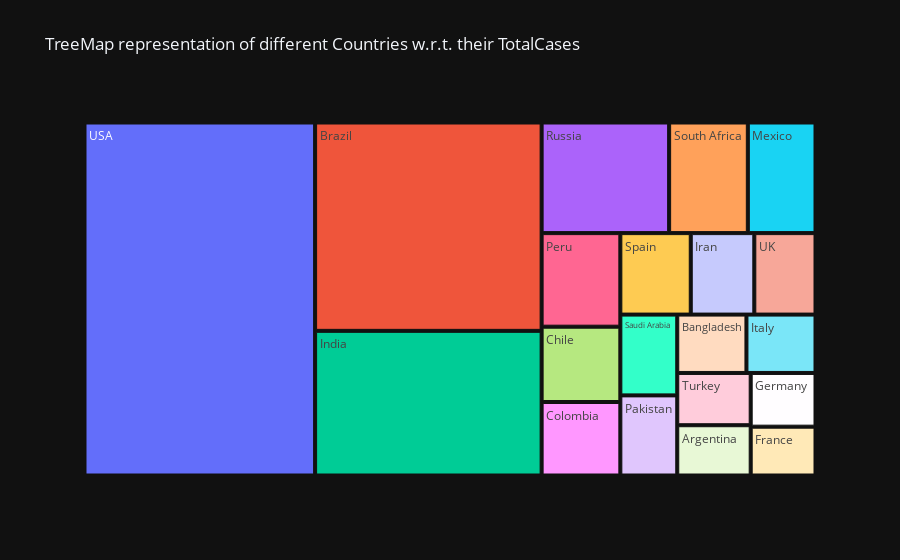
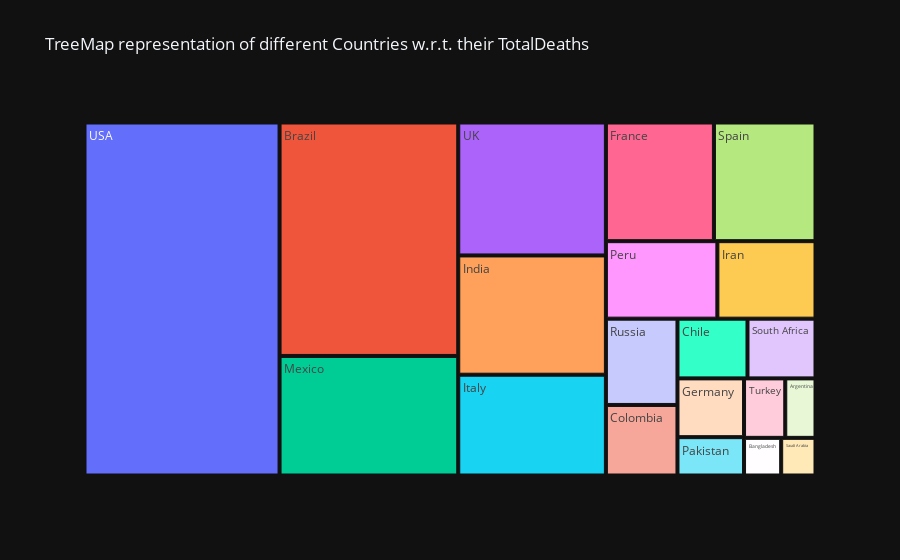
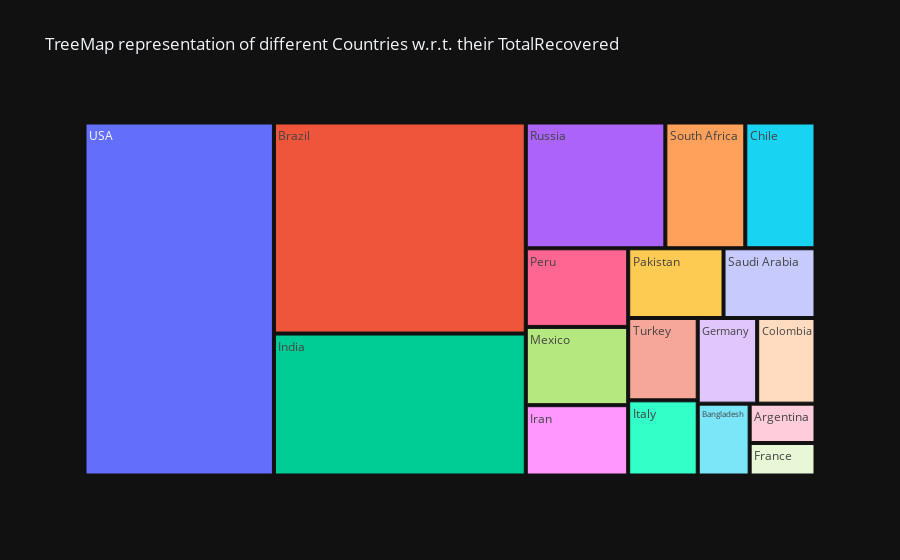
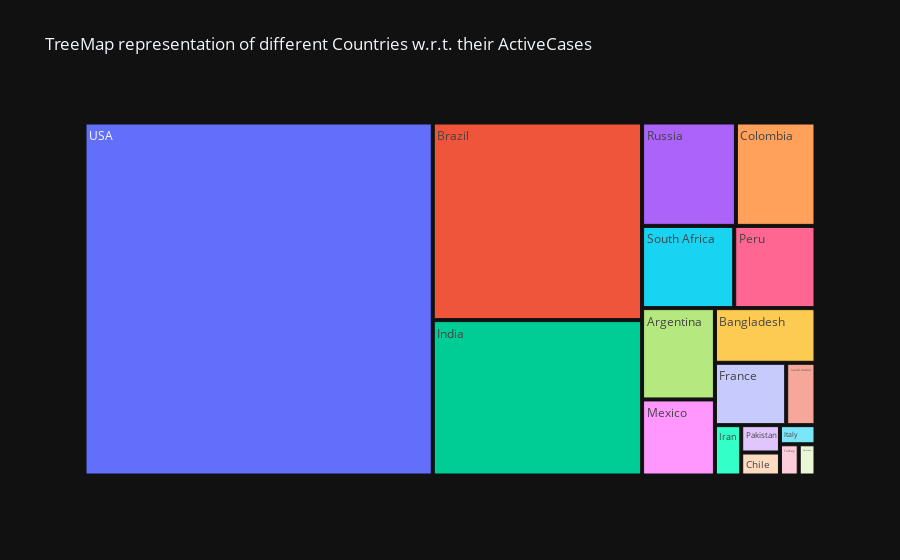

The code cell stored with these charts, in order, in its notebook:
### Code cell
column =['TotalCases','TotalDeaths','TotalRecovered','ActiveCases']
for i in column:
    fig1 = px.treemap(world_data[0:20],values = i,path =['Country/Region'],template="plotly_dark",title="TreeMap representation of different Countries w.r.t. their {}".format(i))
    fig1.show()

### Figure 1 — Plotly figure (JSON) as saved in the notebook; plotly's stock layout.template omitted (floating-point values rounded to 4 significant figures)
{"data": [{"branchvalues": "total", "domain": {"x": [0, 1], "y": [0, 1]}, "hovertemplate": "labels=%{label}<br>TotalCases=%{value}<br>parent=%{parent}<br>id=%{id}<extra></extra>", "ids": ["Argentina", "Bangladesh", "Brazil", "Chile", "Colombia", "France", "Germany", "India", "Iran", "Italy", "Mexico", "Pakistan", "Peru", "Russia", "Saudi Arabia", "South Africa", "Spain", "Turkey", "UK", "USA"], "labels": ["Argentina", "Bangladesh", "Brazil", "Chile", "Colombia", "France", "Germany", "India", "Iran", "Italy", "Mexico", "Pakistan", "Peru", "Russia", "Saudi Arabia", "South Africa", "Spain", "Turkey", "UK", "USA"], "name": "", "parents": ["", "", "", "", "", "", "", "", "", "", "", "", "", "", "", "", "", "", "", ""], "type": "treemap", "values": [228195, 249651, 2917562, 366671, 357710, 195633, 215210, 2025409, 320117, 249204, 462690, 281863, 455409, 871894, 284226, 538184, 354530, 237265, 308134, 5032179]}], "layout": {"legend": {"tracegroupgap": 0}, "title": {"text": "TreeMap representation of different Countries w.r.t. their TotalCases"}}}

### Figure 2 — Plotly figure (JSON) as saved in the notebook; plotly's stock layout.template omitted (floating-point values rounded to 4 significant figures)
{"data": [{"branchvalues": "total", "domain": {"x": [0, 1], "y": [0, 1]}, "hovertemplate": "labels=%{label}<br>TotalDeaths=%{value}<br>parent=%{parent}<br>id=%{id}<extra></extra>", "ids": ["Argentina", "Bangladesh", "Brazil", "Chile", "Colombia", "France", "Germany", "India", "Iran", "Italy", "Mexico", "Pakistan", "Peru", "Russia", "Saudi Arabia", "South Africa", "Spain", "Turkey", "UK", "USA"], "labels": ["Argentina", "Bangladesh", "Brazil", "Chile", "Colombia", "France", "Germany", "India", "Iran", "Italy", "Mexico", "Pakistan", "Peru", "Russia", "Saudi Arabia", "South Africa", "Spain", "Turkey", "UK", "USA"], "name": "", "parents": ["", "", "", "", "", "", "", "", "", "", "", "", "", "", "", "", "", "", "", ""], "type": "treemap", "values": [4251, 3306, 98644, 9889, 11939, 30312, 9252, 41638, 17976, 35187, 50517, 6035, 20424, 14606, 3055, 9604, 28500, 5798, 46413, 162804]}], "layout": {"legend": {"tracegroupgap": 0}, "title": {"text": "TreeMap representation of different Countries w.r.t. their TotalDeaths"}}}

### Figure 3 — Plotly figure (JSON) as saved in the notebook; plotly's stock layout.template omitted (floating-point values rounded to 4 significant figures)
{"data": [{"branchvalues": "total", "domain": {"x": [0, 1], "y": [0, 1]}, "hovertemplate": "labels=%{label}<br>TotalRecovered=%{value}<br>parent=%{parent}<br>id=%{id}<extra></extra>", "ids": ["Argentina", "Bangladesh", "Brazil", "Chile", "Colombia", "France", "Germany", "India", "Iran", "Italy", "Mexico", "Pakistan", "Peru", "Russia", "Saudi Arabia", "South Africa", "Spain", "Turkey", "UK", "USA"], "labels": ["Argentina", "Bangladesh", "Brazil", "Chile", "Colombia", "France", "Germany", "India", "Iran", "Italy", "Mexico", "Pakistan", "Peru", "Russia", "Saudi Arabia", "South Africa", "Spain", "Turkey", "UK", "USA"], "name": "", "parents": ["", "", "", "", "", "", "", "", "", "", "", "", "", "", "", "", "", "", "", ""], "type": "treemap", "values": [99852, 143824, 2047660, 340168, 192355, 82460, 196200, 1377384, 277463, 201323, 308848, 256058, 310337, 676357, 247089, 387316, 0, 220546, 0, 2576668]}], "layout": {"legend": {"tracegroupgap": 0}, "title": {"text": "TreeMap representation of different Countries w.r.t. their TotalRecovered"}}}

### Figure 4 — Plotly figure (JSON) as saved in the notebook; plotly's stock layout.template omitted (floating-point values rounded to 4 significant figures)
{"data": [{"branchvalues": "total", "domain": {"x": [0, 1], "y": [0, 1]}, "hovertemplate": "labels=%{label}<br>ActiveCases=%{value}<br>parent=%{parent}<br>id=%{id}<extra></extra>", "ids": ["Argentina", "Bangladesh", "Brazil", "Chile", "Colombia", "France", "Germany", "India", "Iran", "Italy", "Mexico", "Pakistan", "Peru", "Russia", "Saudi Arabia", "South Africa", "Spain", "Turkey", "UK", "USA"], "labels": ["Argentina", "Bangladesh", "Brazil", "Chile", "Colombia", "France", "Germany", "India", "Iran", "Italy", "Mexico", "Pakistan", "Peru", "Russia", "Saudi Arabia", "South Africa", "Spain", "Turkey", "UK", "USA"], "name": "", "parents": ["", "", "", "", "", "", "", "", "", "", "", "", "", "", "", "", "", "", "", ""], "type": "treemap", "values": [124092, 102521, 771258, 16614, 153416, 82861, 9758, 606387, 24678, 12694, 103325, 19770, 124648, 180931, 34082, 141264, 0, 10921, 0, 2292707]}], "layout": {"legend": {"tracegroupgap": 0}, "title": {"text": "TreeMap representation of different Countries w.r.t. their ActiveCases"}}}
